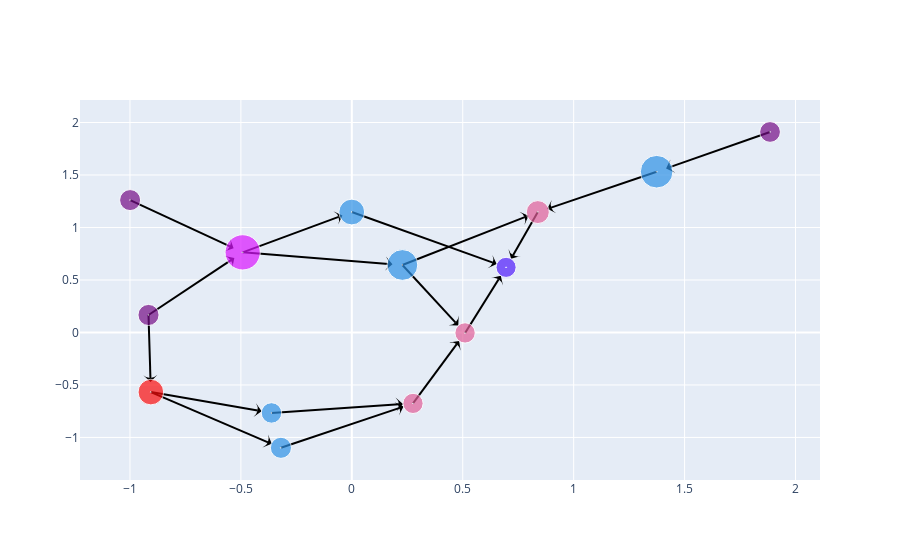
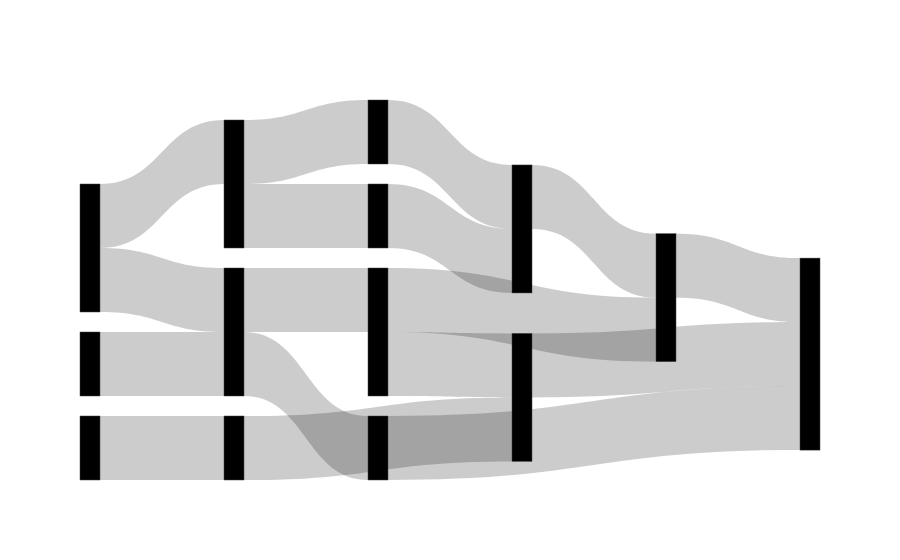

The code cell stored with these charts, in order, in its notebook:
### Code cell
from IPython.core.display import display, HTML

available_machines = make_recipes(BASE_CONFIG, machine_mapping)
target_product = MaterialSpec(steel_beam=60, encased_industrial_beam=30, modular_frame=10)

# TODO: remove alternates
solution = Process.from_machines(target_product, [*available_machines.values(),
                                                  Extractor(Recipe("iron_ore", MaterialSpec(), MaterialSpec(iron_ore=60))),
                                                  Extractor(Recipe("water", MaterialSpec(), MaterialSpec(water=60))),
                                                  Extractor(Recipe("coal", MaterialSpec(), MaterialSpec(coal=60))),
                                                  Extractor(Recipe("limestone", MaterialSpec(), MaterialSpec(limestone=60))),]
                                )
plot_process(solution)
plot_sankey(solution)
display(HTML(recipe_summary(solution)))
display(HTML(material_summary(solution)))

### Figure 1 — Plotly figure (JSON) as saved in the notebook; plotly's stock layout.template omitted (floating-point values rounded to 4 significant figures)
{"data": [{"hoverinfo": "none", "marker": {"angleref": "previous", "color": "black", "size": 10, "standoff": 10, "symbol": "arrow-wide"}, "mode": "lines+markers", "showlegend": false, "type": "scatter", "x": [1.885, 1.374, null, -0.9058, -0.3195, null, -0.9164, -0.9058, null, -0.492, -0.0002658, null, -0.492, 0.228, null, -0.9164, -0.492, null, -0.9993, -0.492, null, 0.228, 0.5105, null, 0.2758, 0.5105, null, -0.3195, 0.2758, null, -0.3621, 0.2758, null, 1.374, 0.8384, null, 0.228, 0.8384, null, -0.9058, -0.3621, null, -0.0002658, 0.6954, null, 0.5105, 0.6954, null, 0.8384, 0.6954, null], "y": [1.91, 1.531, null, -0.5679, -1.099, null, 0.1667, -0.5679, null, 0.7631, 1.147, null, 0.7631, 0.6428, null, 0.1667, 0.7631, null, 1.261, 0.7631, null, 0.6428, -0.004401, null, -0.6759, -0.004401, null, -1.099, -0.6759, null, -0.7666, -0.6759, null, 1.531, 1.147, null, 0.6428, 1.147, null, -0.5679, -0.7666, null, 1.147, 0.6202, null, -0.004401, 0.6202, null, 1.147, 0.6202, null]}, {"hovertemplate": "%{text}<extra></extra>", "marker": {"color": ["#2E91E5", "#2E91E5", "#FB0D0D", "#2E91E5", "#2E91E5", "#DA16FF", "#E15F99", "#E15F99", "#E15F99", "#2E91E5", "#750D86", "#750D86", "#750D86", "#511CFB"], "size": [32.63, 21.1, 25.6, 25.78, 30.79, 35.23, 20.33, 20.22, 22.95, 20.49, 21.09, 21.0, 20.74, 20.1], "symbol": "circle-dot"}, "mode": "markers", "showlegend": false, "text": ["\nConstructor<br>\nRecipe: concrete<br>\nScale: 150.0\n", "\nConstructor<br>\nRecipe: iron_plate<br>\nScale: 11.1111\n", "\nSmelter<br>\nRecipe: iron_ingot<br>\nScale: 58.0247\n", "\nConstructor<br>\nRecipe: steel_beam<br>\nScale: 60.0\n", "\nConstructor<br>\nRecipe: steel_pipe<br>\nScale: 121.6667\n", "\nFoundry<br>\nRecipe: steel_ingot<br>\nScale: 201.6667\n", "\nAssembler<br>\nRecipe: alternate_steeled_frame<br>\nScale: 3.3333\n", "\nAssembler<br>\nRecipe: alternate_stitched_iron_plate<br>\nScale: 2.2222\n", "\nAssembler<br>\nRecipe: alternate_encased_industrial_pipe<br>\nScale: 30.0\n", "\nConstructor<br>\nRecipe: alternate_iron_wire<br>\nScale: 4.9383\n", "\nExtractor<br>\nRecipe: iron_ore<br>\nScale: 11.0504\n", "\nExtractor<br>\nRecipe: coal<br>\nScale: 10.0833\n", "\nExtractor<br>\nRecipe: limestone<br>\nScale: 7.5\n", "\nAggregator<br>\nRecipe: products<br>\nScale: 1\n"], "type": "scatter", "x": [1.374, -0.3195, -0.9058, -0.0002658, 0.228, -0.492, 0.5105, 0.2758, 0.8384, -0.3621, -0.9164, -0.9993, 1.885, 0.6954], "y": [1.531, -1.099, -0.5679, 1.147, 0.6428, 0.7631, -0.004401, -0.6759, 1.147, -0.7666, 0.1667, 1.261, 1.91, 0.6202]}], "layout": {"autosize": true, "xaxis": {"autorange": true, "range": [-1.195, 2.08], "type": "linear"}, "yaxis": {"autorange": true, "range": [-1.59, 2.396], "type": "linear"}}}

### Figure 2 — Plotly figure (JSON) as saved in the notebook; plotly's stock layout.template omitted (floating-point values rounded to 4 significant figures)
{"data": [{"link": {"source": [12, 2, 10, 5, 5, 10, 11, 4, 7, 1, 9, 0, 4, 2, 3, 6, 8], "target": [0, 1, 2, 3, 4, 5, 5, 6, 6, 7, 7, 8, 8, 9, 13, 13, 13], "value": [1, 1, 1, 1, 1, 1, 1, 1, 1, 1, 1, 1, 1, 1, 1, 1, 1]}, "type": "sankey"}], "layout": {"autosize": true}}
